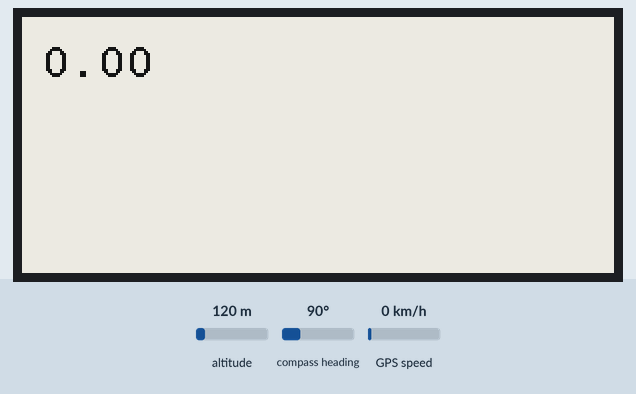
Bench run of a sketch on a simulated ESP32. Shown: 296×128 one-colour display. The inputs (shaded band) are chosen by the test bench; at power-on: compass heading 90°, GPS speed 0 km/h, altitude 120 m. The GPS gets a fix after 3 s at 37.7749, -122.4194 with 8 satellites.

Above: at 7.1 s.
7.2 s: compass heading set to 7°
At 11.7 s:
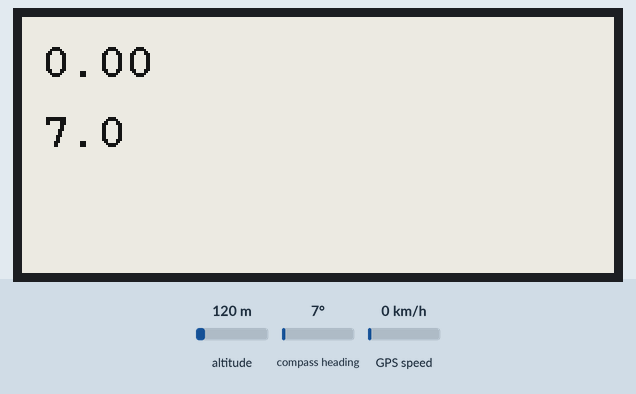
12.1 s: GPS speed set to 2 km/h
At 16.9 s:
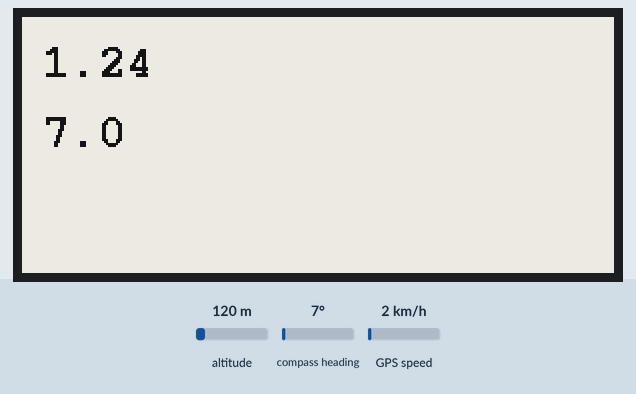
17.0 s: GPS speed set to 30 km/h
At 21.8 s:
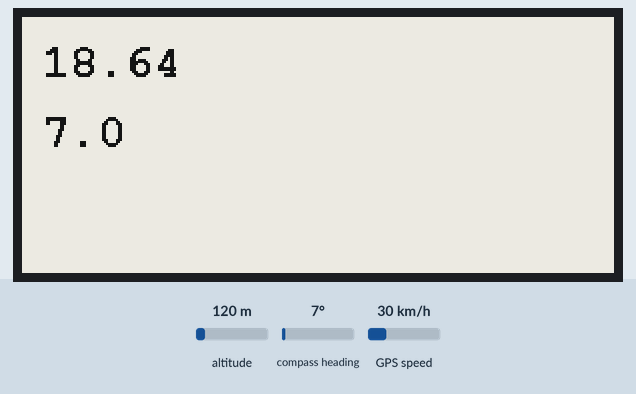
21.9 s: compass heading set to 90°
At 25.9 s:
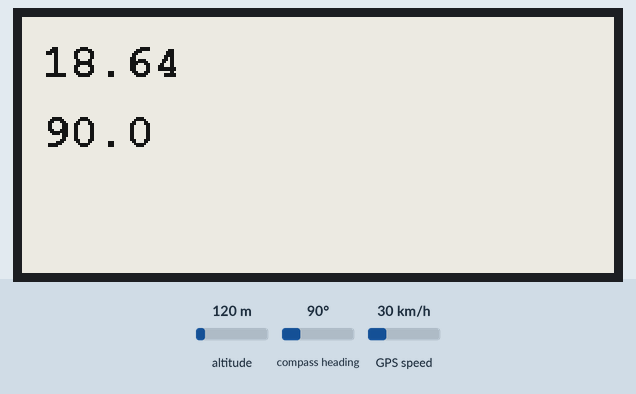
Timing chart, 0 to 27.4 s (numbered marks = the images above; inputs shaded):
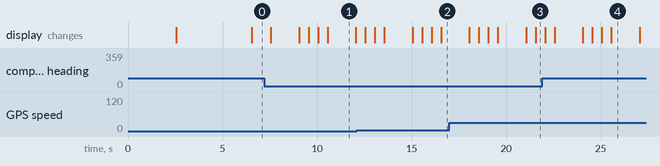

The sketch:

TTGO-Epaper29-GPS.ino
```cpp
// include library, include base class, make path known
#include <GxEPD.h>
#include <GxIO/GxIO_SPI/GxIO_SPI.h>
#include <GxIO/GxIO.h>

#include <TinyGPS++.h>
TinyGPSPlus gps;  // The TinyGPS++ object

#define RXD2 22
#define TXD2 21

#include <Fonts/FreeMonoBold12pt7b.h>
#define DEFALUT_FONT FreeMonoBold12pt7b

#include "board_def.h"

typedef enum {
    RIGHT_ALIGNMENT = 0,
    LEFT_ALIGNMENT,
    CENTER_ALIGNMENT,
} Text_alignment;

GxIO_Class io(SPI, ELINK_SS, ELINK_DC, ELINK_RESET);
GxEPD_Class display(io, ELINK_RESET, ELINK_BUSY);

float latitude , longitude;
String lat_str , lng_str, location_str;

void displayInit(void){
    static bool isInit = false;
    if (isInit) {
        return;
    }
    isInit = true;
    display.init(115200);
    display.setRotation(1);
    display.eraseDisplay();
    display.setTextColor(GxEPD_BLACK);
    display.setFont(&DEFALUT_FONT);
    display.setTextSize(0);
    display.fillScreen(GxEPD_WHITE);
    display.update();
}

void displayText(const String &str, int16_t y, uint8_t alignment){
    int16_t x = 0;
    int16_t x1, y1;
    uint16_t w, h;
    display.setCursor(x, y);
    display.getTextBounds(str, x, y, &x1, &y1, &w, &h);

    switch (alignment) {
    case RIGHT_ALIGNMENT:
        display.setCursor(display.width() - w - x1, y);
        break;
    case LEFT_ALIGNMENT:
        display.setCursor(0, y);
        break;
    case CENTER_ALIGNMENT:
        display.setCursor(display.width() / 2 - ((w + x1) / 2), y);
        break;
    default:
        break;
    }
    display.println(str);
}

void setup(){
    Serial.begin(115200);
    delay(500);
    Serial2.begin(9600, SERIAL_8N1, RXD2, TXD2);
    displayInit();
}

void loop(){
    while (Serial2.available()) {
        if (gps.speed.isUpdated()){
          showPartialUpdate(gps.speed.mph());
        }
        if (gps.course.isUpdated()){
          showPartialUpdateCourse(gps.course.deg());
        }
        smartDelay(200);
    }
}

static void smartDelay(unsigned long ms){
  unsigned long start = millis();
  do{
    while (Serial2.available())
      gps.encode(Serial2.read());
  } while (millis() - start < ms);
}

void showPartialUpdate(float value){
  uint16_t box_x = 10;
  uint16_t box_y = 15;
  uint16_t box_w = 120;
  uint16_t box_h = 20;
  uint16_t cursor_y = box_y + box_h - 6;
  display.fillRect(box_x, box_y, box_w, box_h, GxEPD_WHITE);
  display.updateWindow(box_x, box_y, box_w, box_h, true);
  display.setFont(&FreeMonoBold12pt7b);
  display.setTextColor(GxEPD_BLACK);
  display.fillRect(box_x, box_y, box_w, box_h, GxEPD_WHITE);
  display.setCursor(box_x, cursor_y);
  display.print(value, 2);
  display.updateWindow(box_x, box_y, box_w, box_h, true);
}

void showPartialUpdateCourse(float value){
  uint16_t box_x = 10;
  uint16_t box_y = 50;
  uint16_t box_w = 120;
  uint16_t box_h = 20;
  uint16_t cursor_y = box_y + box_h - 6;
  display.fillRect(box_x, box_y, box_w, box_h, GxEPD_WHITE);
  display.updateWindow(box_x, box_y, box_w, box_h, true);
  display.setFont(&FreeMonoBold12pt7b);
  display.setTextColor(GxEPD_BLACK);
  display.fillRect(box_x, box_y, box_w, box_h, GxEPD_WHITE);
  display.setCursor(box_x, cursor_y);
  display.print(value, 1);
  display.updateWindow(box_x, box_y, box_w, box_h, true);
}
```

board_def.h
```cpp
#define TTGO_T5_1_2 0
#define TTGO_T5_2_0 0
#define TTGO_T5_2_1 0
#define TTGO_T5_2_2 1
#define TTGO_T5_2_3 0
#define TTGO_T5_2_4 0

#if (TTGO_T5_1_2) || (TTGO_T5_2_4)
  //#include <GxGDEP015OC1/GxGDEP015OC1.h>    // 1.54" b/w
  // #include <GxGDEW0154Z04/GxGDEW0154Z04.h>  // 1./54" b/w/r 200x200
  //#include <GxGDEW0154Z17/GxGDEW0154Z17.h>  // 1.54" b/w/r 152x152
  #include <GxGDEW027W3/GxGDEW027W3.h>        // 2.7" b/w
  // #include <GxGDEH029A1/GxGDEH029A1.h>     // 2.9" b/w
  //#include <GxGDEW029Z10/GxGDEW029Z10.h>    // 2.9" b/w/r
  //#include <GxGDE0213B1/GxGDE0213B1.h>      // 2.13" b/w
  // #include <GxGDEW0213Z16/GxGDEW0213Z16.h>  // 2.13" b/w/r
  #define ELINK_BUSY 4
  #define ELINK_RESET 16
  #define ELINK_DC 17
  #define ELINK_SS 5

  #define SPI_MOSI 23
  #define SPI_MISO -1 //elink no use
  #define SPI_CLK 18

  #define SDCARD_SS 13
  #define SDCARD_MOSI 15
  #define SDCARD_MISO 2
  #define SDCARD_CLK  14

  #define BUTTON_1 37
  #define BUTTON_2 38
  #define BUTTON_3 39

  #define BUTTONS_MAP {37,38,39}

  #define SPEAKER_OUT 25

  #if TTGO_T5_2_4
    #define AMP_POWER_CTRL  19
  #endif

#elif TTGO_T5_2_1
  #include <GxGDEH029A1/GxGDEH029A1.h> // 2.9" b/w
  #define ELINK_BUSY 4
  #define ELINK_RESET 16
  #define ELINK_DC 17
  #define ELINK_SS 5

  #define SPI_MOSI 23
  #define SPI_MISO -1
  #define SPI_CLK 18

  #define SDCARD_SS 13
  #define SDCARD_MOSI 15
  #define SDCARD_MISO 2
  #define SDCARD_CLK  14

  #define BUTTON_1 37
  #define BUTTON_2 38
  #define BUTTON_3 39

  #define BUTTONS_MAP {37,38,39}
  #define SPEAKER_OUT 25

#elif (TTGO_T5_2_0)||(TTGO_T5_2_3)
// #include <GxGDE0213B1/GxGDE0213B1.h>      // 2.13" b/w
// #include <GxGDE0213B72/GxGDE0213B72.h>      // 2.13" b/w
  #include <GxGDE0213B72B/GxGDE0213B72B.h>      // 2.13" b/w
  #define SPI_MOSI 23
  #define SPI_MISO -1
  #define SPI_CLK 18

  #define ELINK_SS 5
  #define ELINK_BUSY 4
  #define ELINK_RESET 16
  #define ELINK_DC  17

  #define SDCARD_SS 13
  #define SDCARD_CLK 14
  #define SDCARD_MOSI 15
  #define SDCARD_MISO 2

  #define BUTTON_3  39
  #define BUTTONS_MAP {39}

  #define SPEAKER_OUT -1

#elif TTGO_T5_2_2
  #include <GxGDEH029A1/GxGDEH029A1.h> // 2.9" b/w
  #define ELINK_BUSY 4
  #define ELINK_RESET 12
  #define ELINK_DC 19
  #define ELINK_SS 5

  #define SPI_MOSI 23
  #define SPI_MISO 2
  #define SPI_CLK 18

  #define SDCARD_SS 13
  #define BUTTON_1 38
  #define BUTTON_2 37
  #define BUTTON_3 39

  #define BUTTONS_MAP {37,38,39}

  #define SPEAKER_OUT 25

#elif TTGO_T5_XXXX
  #include <GxGDEH029A1/GxGDEH029A1.h> // 2.9" b/w
  #define ELINK_BUSY 4
  #define ELINK_RESET 12
  #define ELINK_DC 13
  #define ELINK_SS 2

  #define SPI_MOSI 15
  #define SPI_MISO -1
  #define SPI_CLK 14

  #define SDCARD_SS -1

  #define BUTTON_1 37
  #define BUTTON_2 38
  #define BUTTON_3 39

  #define LORA_SS 18
  #define LORA_CLK 5
  #define LORA_MOSI 27
  #define LORA_MISO 19
  #define LORA_DIO0 26
  #define LORA_DIO1 -1
  #define LORA_DIO2 -1
  #define LOAR_RST 23
  #define BAND    868E6

  #define SPEAKER_OUT -1
#else
  #error "Please select board type"
#endif
```

Measured:
- what the display in image 1 shows lasts 1.5 s, from 10.6 s to 12.1 s
